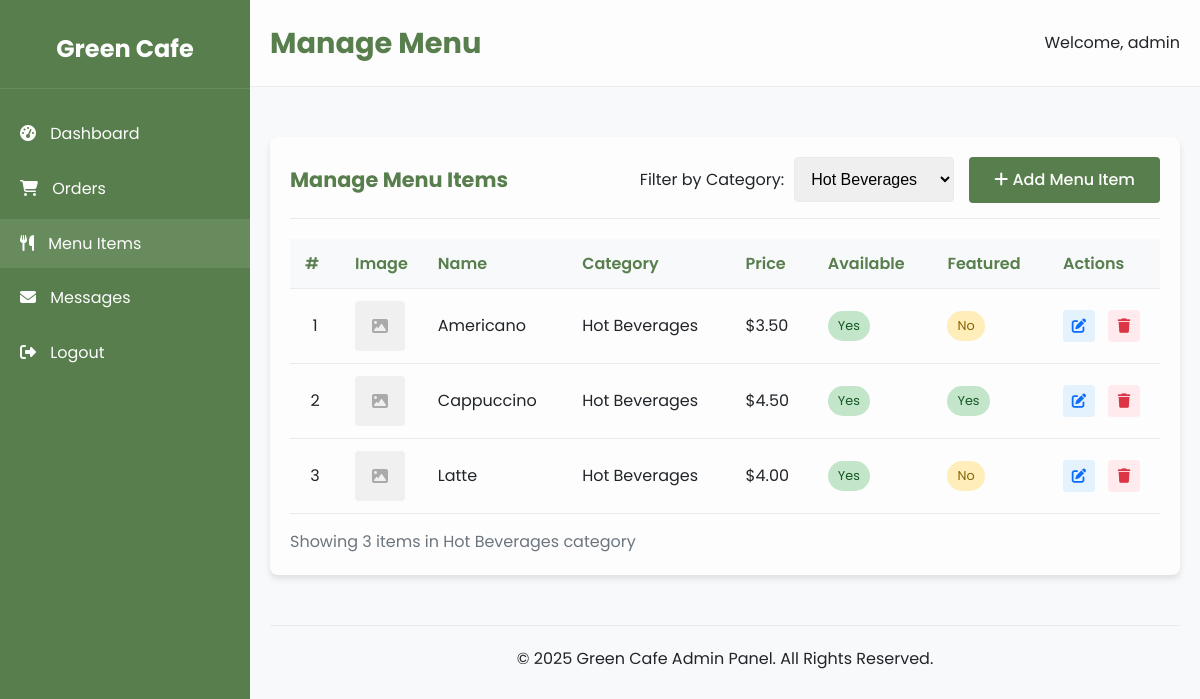
/admin/menu.php?category=1 (signed in), run on the app's committed database.
### tables this page shows
CREATE TABLE IF NOT EXISTS menu_items (
    id INT PRIMARY KEY AUTO_INCREMENT,
    category_id INT,
    name VARCHAR(100) NOT NULL,
    description TEXT,
    price DECIMAL(10, 2) NOT NULL,
    image VARCHAR(255),
    is_featured BOOLEAN DEFAULT FALSE,
    is_available BOOLEAN DEFAULT TRUE,
    created_at TIMESTAMP DEFAULT CURRENT_TIMESTAMP,
    updated_at TIMESTAMP DEFAULT CURRENT_TIMESTAMP ON UPDATE CURRENT_TIMESTAMP,
    FOREIGN KEY (category_id) REFERENCES categories(id) ON DELETE SET NULL
);

CREATE TABLE IF NOT EXISTS categories (
    id INT PRIMARY KEY AUTO_INCREMENT,
    name VARCHAR(100) NOT NULL,
    description TEXT,
    created_at TIMESTAMP DEFAULT CURRENT_TIMESTAMP
);

### includes/functions.php (called while the page is built, shortened)
<?php
function formatPrice($price) {
    return '$' . number_format($price, 2);
}

### admin/menu.php (the view, shortened to what this page needs)
<?php
require_once '../includes/functions.php';
$currentPage = basename($_SERVER['PHP_SELF']);
$conn = getDBConnection();
$categoriesResult = $conn->query("SELECT * FROM categories ORDER BY name ASC");
$categories = [];
if ($categoriesResult->num_rows > 0) {
    while ($row = $categoriesResult->fetch_assoc()) {
        $categories[] = $row;
    }
}
$categoryFilter = isset($_GET['category']) ? (int)$_GET['category'] : 0;
$whereClause = $categoryFilter > 0 ? "WHERE m.category_id = $categoryFilter" : "";
$sql = "SELECT m.*, c.name as category_name
        FROM menu_items m
        JOIN categories c ON m.category_id = c.id
        $whereClause
        ORDER BY c.name, m.name ASC";
$result = $conn->query($sql);
$menuItems = [];
if ($result->num_rows > 0) {
    while ($row = $result->fetch_assoc()) {
        $menuItems[] = $row;
    }
}
?>
<!DOCTYPE html>
<html lang="en">
<head>
    <link rel="stylesheet" href="https://cdnjs.cloudflare.com/ajax/libs/font-awesome/6.4.0/css/all.min.css">
    <link rel="stylesheet" href="../assets/css/style.css">
</head>
<body>
    <div class="admin-container">
        <aside class="sidebar">
            <div class="admin-logo">
                <h2 class="admin-title">Green Cafe</h2>
            </div>
            <ul class="admin-nav">
                <li class="admin-nav-item">
                    <a href="dashboard.php" class="admin-nav-link <?php echo $currentPage === 'dashboard.php' ? 'active' : ''; ?>">
                        <i class="fas fa-tachometer-alt"></i> Dashboard
                    </a>
                </li>
                <li class="admin-nav-item">
                    <a href="orders.php" class="admin-nav-link <?php echo $currentPage === 'orders.php' || $currentPage === 'view_order.php' ? 'active' : ''; ?>">
                        <i class="fas fa-shopping-cart"></i> Orders
                    </a>
                </li>
                <li class="admin-nav-item">
                    <a href="menu.php" class="admin-nav-link <?php echo $currentPage === 'menu.php' || $currentPage === 'add_menu_item.php' || $currentPage === 'edit_menu_item.php' ? 'active' : ''; ?>">
                        <i class="fas fa-utensils"></i> Menu Items
                    </a>
                </li>
                <li class="admin-nav-item">
                    <a href="messages.php" class="admin-nav-link <?php echo $currentPage === 'messages.php' || $currentPage === 'view_message.php' ? 'active' : ''; ?>">
                        <i class="fas fa-envelope"></i> Messages
                    </a>
                </li>
                <li class="admin-nav-item">
                    <a href="logout.php" class="admin-nav-link">
                        <i class="fas fa-sign-out-alt"></i> Logout
                    </a>
                </li>
            </ul>
        </aside>
        <div class="admin-content">
            <header class="admin-header">
                <h1 class="admin-heading">
                    <?php
                    if ($currentPage === 'dashboard.php') echo 'Dashboard';
                    elseif ($currentPage === 'orders.php') echo 'Manage Orders';
                    elseif ($currentPage === 'view_order.php') echo 'Order Details';
                    elseif ($currentPage === 'menu.php') echo 'Manage Menu';
                    elseif ($currentPage === 'add_menu_item.php') echo 'Add Menu Item';
                    elseif ($currentPage === 'edit_menu_item.php') echo 'Edit Menu Item';
                    elseif ($currentPage === 'messages.php') echo 'Customer Messages';
                    elseif ($currentPage === 'view_message.php') echo 'Message Details';
                    else echo 'Admin Panel';
                    ?>
                </h1>
                <div>
                    <span>Welcome, <?php echo $_SESSION['username']; ?></span>
                </div>
            </header>
            <div class="admin-content-inner" style="padding: 20px;">
<div class="admin-card">
    <div class="admin-card-header">
        <h2 class="admin-card-title">Manage Menu Items</h2>
                        <div style="display: flex; gap: 15px;">
                            <form method="get" action="menu.php" style="display: flex; align-items: center; gap: 10px;">
                                <label for="category" style="white-space: nowrap;">Filter by Category:</label>
                                <select name="category" id="category" class="form-control" style="width: auto;" onchange="this.form.submit()">
                                    <?php foreach ($categories as $category): ?>
                                        <option value="<?php echo $category['id']; ?>" <?php echo $categoryFilter == $category['id'] ? 'selected' : ''; ?>>
                                            <?php echo $category['name']; ?>
                                        </option>
                                    <?php endforeach; ?>
                                </select>
                            </form>
        <a href="add_menu_item.php" class="btn btn-primary">
            <i class="fas fa-plus"></i> Add Menu Item
        </a>
                        </div>
    </div>
    <?php if (count($menuItems) > 0): ?>
        <div class="table-responsive">
            <table class="admin-table">
                <thead>
                    <tr>
                                        <th style="width: 50px;">#</th>
                                        <th style="width: 70px;">Image</th>
                        <th>Name</th>
                        <th>Category</th>
                        <th>Price</th>
                        <th>Available</th>
                        <th>Featured</th>
                                        <th style="width: 100px;">Actions</th>
                    </tr>
                </thead>
                <tbody>
                                    <?php $rowNumber = 1; ?>
                    <?php foreach ($menuItems as $item): ?>
                        <tr>
                                            <td style="text-align: center;"><?php echo $rowNumber++; ?></td>
                                            <td>
                                                <?php if (!empty($item['image'])): ?>
                                                    <div style="width: 50px; height: 50px; overflow: hidden; border-radius: 4px;">
                                                        <img src="../assets/images/menu/<?php echo $item['image']; ?>"
                                                             alt="<?php echo $item['name']; ?>"
                                                             style="width: 100%; height: 100%; object-fit: cover;">
                                                    </div>
                                                <?php else: ?>
                                                    <div style="width: 50px; height: 50px; background-color: #f0f0f0; border-radius: 4px; display: flex; align-items: center; justify-content: center;">
                                                        <i class="fas fa-image" style="color: #aaa;"></i>
                                                    </div>
                                                <?php endif; ?>
                                            </td>
                            <td><?php echo $item['name']; ?></td>
                            <td><?php echo $item['category_name']; ?></td>
                            <td><?php echo formatPrice($item['price']); ?></td>
                            <td>
                                                <a href="menu.php?<?php echo $categoryFilter > 0 ? 'category=' . $categoryFilter . '&' : ''; ?>action=toggle_available&id=<?php echo $item['id']; ?>"
                                   class="status-badge <?php echo $item['is_available'] ? 'status-completed' : 'status-cancelled'; ?>">
                                    <?php echo $item['is_available'] ? 'Yes' : 'No'; ?>
                                </a>
                            </td>
                            <td>
                                                <a href="menu.php?<?php echo $categoryFilter > 0 ? 'category=' . $categoryFilter . '&' : ''; ?>action=toggle_featured&id=<?php echo $item['id']; ?>"
                                   class="status-badge <?php echo $item['is_featured'] ? 'status-completed' : 'status-pending'; ?>">
                                    <?php echo $item['is_featured'] ? 'Yes' : 'No'; ?>
                                </a>
                            </td>
                                            <td style="text-align: center;">
                                                <div class="action-buttons-container">
                                                    <a href="edit_menu_item.php?id=<?php echo $item['id']; ?>" class="action-btn edit-btn" title="Edit Item">
                                    <i class="fas fa-edit"></i>
                                </a>
                                                    <a href="menu.php?<?php echo $categoryFilter > 0 ? 'category=' . $categoryFilter . '&' : ''; ?>action=delete&id=<?php echo $item['id']; ?>&confirm=yes"
                                   class="action-btn delete-btn"
                                                       title="Delete Item"
                                   onclick="return confirm('Are you sure you want to delete this menu item?')">
                                    <i class="fas fa-trash"></i>
                                </a>
                                                </div>
                            </td>
                        </tr>
                    <?php endforeach; ?>
                </tbody>
            </table>
        </div>
                        <div style="margin-top: 15px; color: #6c757d;">
                            Showing <?php echo count($menuItems); ?> item<?php echo count($menuItems) != 1 ? 's' : ''; ?>
                            <?php echo $categoryFilter > 0 ? 'in ' . $categories[array_search($categoryFilter, array_column($categories, 'id'))]['name'] . ' category' : ''; ?>
                        </div>
    <?php endif; ?>
</div>
                <footer style="text-align: center; margin-top: 50px; padding-top: 20px; border-top: 1px solid var(--medium-gray);">
                    <p>&copy; <?php echo date('Y'); ?> Green Cafe Admin Panel. All Rights Reserved.</p>
                </footer>
            </div>
        </div>
    </div>
</body>
</html>

### assets/css/style.css (style rules this page uses)
:root { --green: #577e4c; --white: #fdfdfd; --light-gray: #f8f9fa; --medium-gray: #e9ecef; --dark-gray: #6c757d; --black: #212529; --green-transparent: rgba(87, 126, 76, 0.85); --box-shadow: 0 4px 6px rgba(0, 0, 0, 0.1); --transition: all 0.3s ease; }
* { margin: 0; padding: 0; box-sizing: border-box; }
body { font-family: "Poppins", "Segoe UI", sans-serif; background-color: var(--white); color: var(--black); line-height: 1.6; }
a { text-decoration: none; color: var(--green); transition: var(--transition); }
.btn { display: inline-block; padding: 10px 25px; border-radius: 4px; font-weight: 500; cursor: pointer; transition: var(--transition); text-align: center; border: none; }
.btn-primary { background-color: var(--green); color: var(--white); }
.form-control { width: 100%; padding: 12px; border: 1px solid var(--medium-gray); border-radius: 4px; font-size: 1rem; transition: var(--transition); }
.admin-container { display: flex; min-height: 100vh; }
.sidebar { width: 250px; background-color: var(--green); color: var(--white); padding: 30px 0; position: fixed; height: 100vh; overflow-y: auto; z-index: 100; }
.admin-logo { padding: 0 20px 20px; border-bottom: 1px solid rgba(255, 255, 255, 0.1); margin-bottom: 20px; text-align: center; }
.admin-title { font-size: 1.5rem; color: var(--white); }
.admin-nav { list-style: none; }
.admin-nav-item { margin-bottom: 5px; }
.admin-nav-link { display: block; padding: 12px 20px; color: var(--white); transition: var(--transition); }
.admin-nav-link:hover, .admin-nav-link.active { background-color: rgba(255, 255, 255, 0.1); }
.admin-nav-link i { margin-right: 10px; }
.admin-content { flex: 1; margin-left: 250px; min-height: 100vh; background-color: var(--light-gray); }
.admin-content-inner { padding: 20px; }
.admin-header { display: flex; justify-content: space-between; align-items: center; margin-bottom: 30px; padding: 20px; border-bottom: 1px solid var(--medium-gray); background-color: var(--white); }
.admin-heading { font-size: 1.8rem; color: var(--green); margin: 0; }
.admin-card { background-color: var(--white); border-radius: 8px; padding: 20px; box-shadow: var(--box-shadow); margin-bottom: 30px; }
.admin-card-header { margin-bottom: 20px; padding-bottom: 15px; border-bottom: 1px solid var(--medium-gray); display: flex; justify-content: space-between; align-items: center; }
.admin-card-title { font-size: 1.3rem; color: var(--green); }
.admin-table { width: 100%; border-collapse: collapse; }
.admin-table th, .admin-table td { padding: 12px 15px; text-align: left; border-bottom: 1px solid var(--medium-gray); }
.admin-table th { background-color: var(--light-gray); color: var(--green); font-weight: 600; }
.status-badge { display: inline-block; padding: 5px 10px; border-radius: 30px; font-size: 0.8rem; text-align: center; }
.status-pending { background-color: #ffeeba; color: #856404; }
.status-completed { background-color: #c3e6cb; color: #155724; }
.action-btn { padding: 5px 10px; border-radius: 4px; margin-right: 5px; font-size: 0.9rem; }
.edit-btn { background-color: #17a2b8; color: var(--white); }
.delete-btn { background-color: #dc3545; color: var(--white); }

### admin/menu.php (style rules this page uses)
.action-btn { display: inline-flex; align-items: center; justify-content: center; width: 32px; height: 32px; border-radius: 4px; background-color: #f5f5f5; color: #333; transition: all 0.2s ease; text-decoration: none; }
.edit-btn { background-color: #e3f2fd; color: #0d6efd; }
.delete-btn { background-color: #ffebee; color: #dc3545; }
.action-buttons-container { display: flex; justify-content: center; gap: 8px; }

### data on the page
menu_items: name "Americano", category.name "Hot Beverages", price "$3.50", is_available "Yes", is_featured "No"
menu_items: name "Cappuccino", category.name "Hot Beverages", price "$4.50", is_available "Yes", is_featured "Yes"
menu_items: name "Latte", category.name "Hot Beverages", price "$4.00", is_available "Yes", is_featured "No"
categories: name "Hot Beverages"

### other printed values
$_SESSION['username'] "admin"
count($menuItems) "3"
form field category "Hot Beverages"
